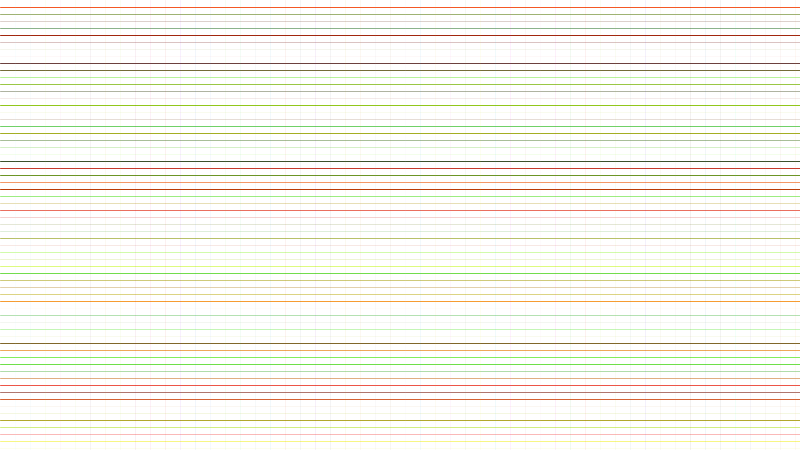
Frame 1 (no input)
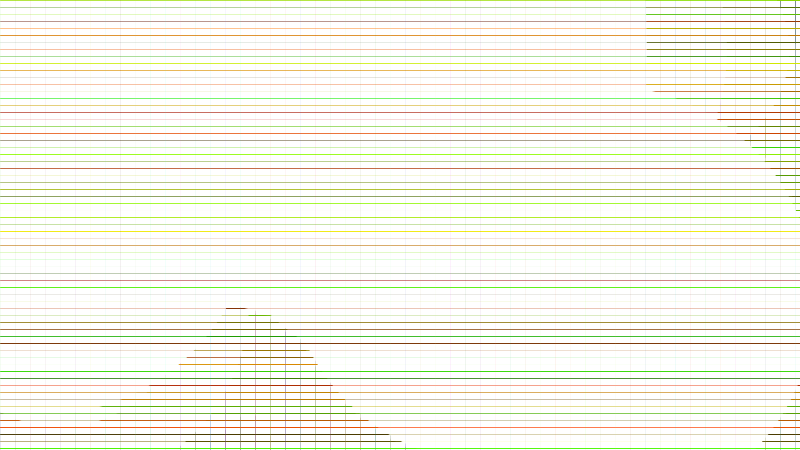
Frame 60 (the mouse pressed at the canvas centre just before this capture)
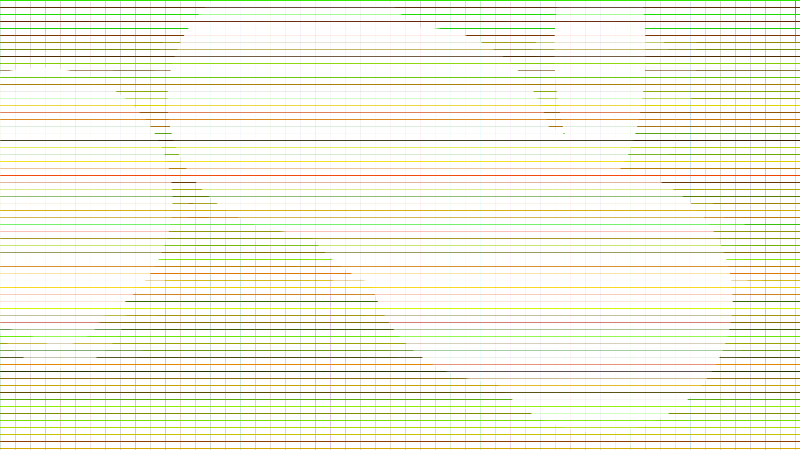
Frame 120 (the mouse held since frame 60 and released just before this capture)

The Processing sketch that drew these frames (run headless with seeded random() and noise(); from frame 60 on, the mouse is pressed at the canvas centre):

// Processing sketch: processing_15271
// ── processing_15271.pde

int fuck;
int putain;
float love;
float amour;

void setup(){
  size(800,450);
  background(255);
  fuck=7;
  putain=15;
}

void draw(){
  stroke(0,0,0,0);
  love=random(650);
  amour=random(400);
  ellipse(40,200,love,love);
  ellipse(60,300,amour,amour);
  ellipse(300,100,love,love);
  ellipse(420,160,love,love);
  ellipse(600,50,amour,love);
  ellipse(500,250,love,love);

  ellipse(600,300,love,love);
  
  
  while(fuck<450){
   stroke(random(255),random(255),0,random(255));
    line(0,fuck,800,fuck);
    fuck=fuck+7;
}
    fuck=0; 


  while(putain<800){
   stroke(random(255),random(255),random(255),15);
    line(putain,0,putain,450);
    putain=putain+15;
}
    putain=0; 
   
   
   
}
                
                
